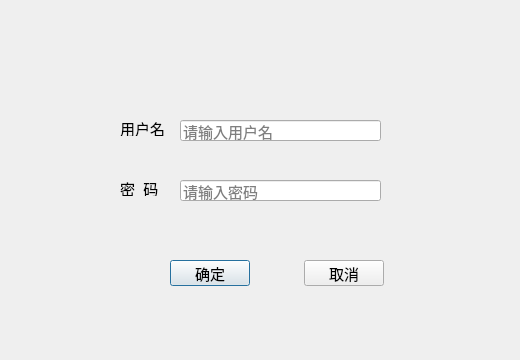
<?xml version="1.0" encoding="UTF-8"?>
<ui version="4.0">
 <class>dlgLogin</class>
 <widget class="QDialog" name="dlgLogin">
  <property name="geometry">
   <rect>
    <x>0</x>
    <y>0</y>
    <width>520</width>
    <height>360</height>
   </rect>
  </property>
  <property name="maximumSize">
   <size>
    <width>520</width>
    <height>360</height>
   </size>
  </property>
  <property name="font">
   <font>
    <pointsize>11</pointsize>
   </font>
  </property>
  <property name="windowTitle">
   <string>Dialog</string>
  </property>
  <widget class="QLabel" name="label">
   <property name="geometry">
    <rect>
     <x>0</x>
     <y>0</y>
     <width>16</width>
     <height>17</height>
    </rect>
   </property>
   <property name="maximumSize">
    <size>
     <width>520</width>
     <height>334</height>
    </size>
   </property>
   <property name="text">
    <string/>
   </property>
   <property name="pixmap">
    <pixmap>:/images/images/splash2.jpg</pixmap>
   </property>
   <property name="scaledContents">
    <bool>true</bool>
   </property>
  </widget>
  <widget class="QLineEdit" name="editPSWD">
   <property name="geometry">
    <rect>
     <x>180</x>
     <y>180</y>
     <width>201</width>
     <height>21</height>
    </rect>
   </property>
   <property name="echoMode">
    <enum>QLineEdit::Password</enum>
   </property>
   <property name="placeholderText">
    <string>请输入密码</string>
   </property>
  </widget>
  <widget class="QLabel" name="label_2">
   <property name="geometry">
    <rect>
     <x>120</x>
     <y>120</y>
     <width>45</width>
     <height>16</height>
    </rect>
   </property>
   <property name="text">
    <string>用户名</string>
   </property>
  </widget>
  <widget class="QLineEdit" name="editUser">
   <property name="geometry">
    <rect>
     <x>180</x>
     <y>120</y>
     <width>201</width>
     <height>21</height>
    </rect>
   </property>
   <property name="placeholderText">
    <string>请输入用户名</string>
   </property>
  </widget>
  <widget class="QLabel" name="label_3">
   <property name="geometry">
    <rect>
     <x>120</x>
     <y>180</y>
     <width>51</width>
     <height>16</height>
    </rect>
   </property>
   <property name="text">
    <string>密  码</string>
   </property>
  </widget>
  <widget class="QWidget" name="layoutWidget">
   <property name="geometry">
    <rect>
     <x>22</x>
     <y>260</y>
     <width>470</width>
     <height>26</height>
    </rect>
   </property>
   <layout class="QHBoxLayout" name="horizontalLayout">
    <item>
     <spacer name="horizontalSpacer_8">
      <property name="orientation">
       <enum>Qt::Horizontal</enum>
      </property>
      <property name="sizeHint" stdset="0">
       <size>
        <width>148</width>
        <height>20</height>
       </size>
      </property>
     </spacer>
    </item>
    <item>
     <widget class="QPushButton" name="btnOK">
      <property name="text">
       <string>确定</string>
      </property>
      <property name="icon">
       <iconset>
        <normaloff>:/images/images/704.bmp</normaloff>:/images/images/704.bmp</iconset>
      </property>
     </widget>
    </item>
    <item>
     <spacer name="horizontalSpacer_7">
      <property name="orientation">
       <enum>Qt::Horizontal</enum>
      </property>
      <property name="sizeHint" stdset="0">
       <size>
        <width>38</width>
        <height>20</height>
       </size>
      </property>
     </spacer>
    </item>
    <item>
     <widget class="QPushButton" name="btnCancel">
      <property name="text">
       <string>取消</string>
      </property>
      <property name="icon">
       <iconset>
        <normaloff>:/images/images/706.bmp</normaloff>:/images/images/706.bmp</iconset>
      </property>
     </widget>
    </item>
    <item>
     <spacer name="horizontalSpacer_6">
      <property name="orientation">
       <enum>Qt::Horizontal</enum>
      </property>
      <property name="sizeHint" stdset="0">
       <size>
        <width>108</width>
        <height>20</height>
       </size>
      </property>
     </spacer>
    </item>
   </layout>
  </widget>
 </widget>
 <tabstops>
  <tabstop>editUser</tabstop>
  <tabstop>editPSWD</tabstop>
  <tabstop>btnOK</tabstop>
  <tabstop>btnCancel</tabstop>
 </tabstops>
 <resources/>
 <connections/>
</ui>
